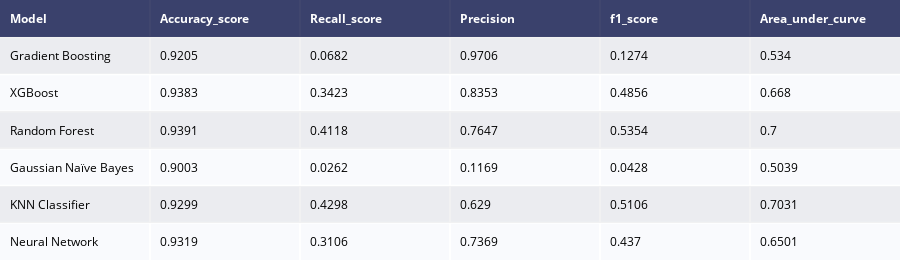

This figure's notebook cell:
### Code cell
def model_report(model,training_x,testing_x,training_y,testing_y,name) :
    model.fit(training_x,training_y)
    predictions  = model.predict(testing_x)
    accuracy     = accuracy_score(testing_y,predictions)
    recallscore  = recall_score(testing_y,predictions)
    precision    = precision_score(testing_y,predictions)
    roc_auc      = roc_auc_score(testing_y,predictions)
    f1score      = f1_score(testing_y,predictions) 
    
    df = pd.DataFrame({"Model"           : [name],
                       "Accuracy_score"  : [accuracy],
                       "Recall_score"    : [recallscore],
                       "Precision"       : [precision],
                       "f1_score"        : [f1score],
                       "Area_under_curve": [roc_auc],
                      })
    return df

#outputs for every model
model1 = model_report(gb, X_train, X_test, y_train, y_test,
                      "Gradient Boosting")
model2 = model_report(xgb, X_train, X_test, y_train, y_test,
                      "XGBoost")
model3 = model_report(rf, X_train, X_test, y_train, y_test,
                      "Random Forest")
model4 = model_report(gnb, X_train, X_test, y_train, y_test,
                      "Gaussian Naïve Bayes")
model5 = model_report(knn, X_train, X_test, y_train, y_test,
                      "KNN Classifier")
model6 = model_report(mlp, X_train, X_test, y_train, y_test,
                      "Neural Network")

#concat all models
model_performances = pd.concat([model1,model2,model3,model4,model5,model6],axis = 0).reset_index()

model_performances = model_performances.drop(columns = "index",axis =1)

table  = ff.create_table(np.round(model_performances,4))

py.iplot(table)

### Figure 1 — Plotly figure (JSON) as saved in the notebook; plotly's stock layout.template omitted (floating-point values rounded to 4 significant figures)
{"data": [{"colorscale": [[0, "#00083e"], [0.5, "#ededee"], [1, "#ffffff"]], "hoverinfo": "none", "opacity": 0.75, "showscale": false, "type": "heatmap", "z": [[0, 0, 0, 0, 0, 0], [0.5, 0.5, 0.5, 0.5, 0.5, 0.5], [1, 1, 1, 1, 1, 1], [0.5, 0.5, 0.5, 0.5, 0.5, 0.5], [1, 1, 1, 1, 1, 1], [0.5, 0.5, 0.5, 0.5, 0.5, 0.5], [1, 1, 1, 1, 1, 1]]}], "layout": {"annotations": [{"align": "left", "font": {"color": "#ffffff"}, "showarrow": false, "text": "<b>Model</b>", "x": -0.45, "xanchor": "left", "xref": "x", "y": 0, "yref": "y"}, {"align": "left", "font": {"color": "#ffffff"}, "showarrow": false, "text": "<b>Accuracy_score</b>", "x": 0.55, "xanchor": "left", "xref": "x", "y": 0, "yref": "y"}, {"align": "left", "font": {"color": "#ffffff"}, "showarrow": false, "text": "<b>Recall_score</b>", "x": 1.55, "xanchor": "left", "xref": "x", "y": 0, "yref": "y"}, {"align": "left", "font": {"color": "#ffffff"}, "showarrow": false, "text": "<b>Precision</b>", "x": 2.55, "xanchor": "left", "xref": "x", "y": 0, "yref": "y"}, {"align": "left", "font": {"color": "#ffffff"}, "showarrow": false, "text": "<b>f1_score</b>", "x": 3.55, "xanchor": "left", "xref": "x", "y": 0, "yref": "y"}, {"align": "left", "font": {"color": "#ffffff"}, "showarrow": false, "text": "<b>Area_under_curve</b>", "x": 4.55, "xanchor": "left", "xref": "x", "y": 0, "yref": "y"}, {"align": "left", "font": {"color": "#000000"}, "showarrow": false, "text": "Gradient Boosting", "x": -0.45, "xanchor": "left", "xref": "x", "y": 1, "yref": "y"}, {"align": "left", "font": {"color": "#000000"}, "showarrow": false, "text": "0.9205", "x": 0.55, "xanchor": "left", "xref": "x", "y": 1, "yref": "y"}, {"align": "left", "font": {"color": "#000000"}, "showarrow": false, "text": "0.0682", "x": 1.55, "xanchor": "left", "xref": "x", "y": 1, "yref": "y"}, {"align": "left", "font": {"color": "#000000"}, "showarrow": false, "text": "0.9706", "x": 2.55, "xanchor": "left", "xref": "x", "y": 1, "yref": "y"}, {"align": "left", "font": {"color": "#000000"}, "showarrow": false, "text": "0.1274", "x": 3.55, "xanchor": "left", "xref": "x", "y": 1, "yref": "y"}, {"align": "left", "font": {"color": "#000000"}, "showarrow": false, "text": "0.534", "x": 4.55, "xanchor": "left", "xref": "x", "y": 1, "yref": "y"}, {"align": "left", "font": {"color": "#000000"}, "showarrow": false, "text": "XGBoost", "x": -0.45, "xanchor": "left", "xref": "x", "y": 2, "yref": "y"}, {"align": "left", "font": {"color": "#000000"}, "showarrow": false, "text": "0.9383", "x": 0.55, "xanchor": "left", "xref": "x", "y": 2, "yref": "y"}, {"align": "left", "font": {"color": "#000000"}, "showarrow": false, "text": "0.3423", "x": 1.55, "xanchor": "left", "xref": "x", "y": 2, "yref": "y"}, {"align": "left", "font": {"color": "#000000"}, "showarrow": false, "text": "0.8353", "x": 2.55, "xanchor": "left", "xref": "x", "y": 2, "yref": "y"}, {"align": "left", "font": {"color": "#000000"}, "showarrow": false, "text": "0.4856", "x": 3.55, "xanchor": "left", "xref": "x", "y": 2, "yref": "y"}, {"align": "left", "font": {"color": "#000000"}, "showarrow": false, "text": "0.668", "x": 4.55, "xanchor": "left", "xref": "x", "y": 2, "yref": "y"}, {"align": "left", "font": {"color": "#000000"}, "showarrow": false, "text": "Random Forest", "x": -0.45, "xanchor": "left", "xref": "x", "y": 3, "yref": "y"}, {"align": "left", "font": {"color": "#000000"}, "showarrow": false, "text": "0.9391", "x": 0.55, "xanchor": "left", "xref": "x", "y": 3, "yref": "y"}, {"align": "left", "font": {"color": "#000000"}, "showarrow": false, "text": "0.4118", "x": 1.55, "xanchor": "left", "xref": "x", "y": 3, "yref": "y"}, {"align": "left", "font": {"color": "#000000"}, "showarrow": false, "text": "0.7647", "x": 2.55, "xanchor": "left", "xref": "x", "y": 3, "yref": "y"}, {"align": "left", "font": {"color": "#000000"}, "showarrow": false, "text": "0.5354", "x": 3.55, "xanchor": "left", "xref": "x", "y": 3, "yref": "y"}, {"align": "left", "font": {"color": "#000000"}, "showarrow": false, "text": "0.7", "x": 4.55, "xanchor": "left", "xref": "x", "y": 3, "yref": "y"}, {"align": "left", "font": {"color": "#000000"}, "showarrow": false, "text": "Gaussian Naïve Bayes", "x": -0.45, "xanchor": "left", "xref": "x", "y": 4, "yref": "y"}, {"align": "left", "font": {"color": "#000000"}, "showarrow": false, "text": "0.9003", "x": 0.55, "xanchor": "left", "xref": "x", "y": 4, "yref": "y"}, {"align": "left", "font": {"color": "#000000"}, "showarrow": false, "text": "0.0262", "x": 1.55, "xanchor": "left", "xref": "x", "y": 4, "yref": "y"}, {"align": "left", "font": {"color": "#000000"}, "showarrow": false, "text": "0.1169", "x": 2.55, "xanchor": "left", "xref": "x", "y": 4, "yref": "y"}, {"align": "left", "font": {"color": "#000000"}, "showarrow": false, "text": "0.0428", "x": 3.55, "xanchor": "left", "xref": "x", "y": 4, "yref": "y"}, {"align": "left", "font": {"color": "#000000"}, "showarrow": false, "text": "0.5039", "x": 4.55, "xanchor": "left", "xref": "x", "y": 4, "yref": "y"}, {"align": "left", "font": {"color": "#000000"}, "showarrow": false, "text": "KNN Classifier", "x": -0.45, "xanchor": "left", "xref": "x", "y": 5, "yref": "y"}, {"align": "left", "font": {"color": "#000000"}, "showarrow": false, "text": "0.9299", "x": 0.55, "xanchor": "left", "xref": "x", "y": 5, "yref": "y"}, {"align": "left", "font": {"color": "#000000"}, "showarrow": false, "text": "0.4298", "x": 1.55, "xanchor": "left", "xref": "x", "y": 5, "yref": "y"}, {"align": "left", "font": {"color": "#000000"}, "showarrow": false, "text": "0.629", "x": 2.55, "xanchor": "left", "xref": "x", "y": 5, "yref": "y"}, {"align": "left", "font": {"color": "#000000"}, "showarrow": false, "text": "0.5106", "x": 3.55, "xanchor": "left", "xref": "x", "y": 5, "yref": "y"}, {"align": "left", "font": {"color": "#000000"}, "showarrow": false, "text": "0.7031", "x": 4.55, "xanchor": "left", "xref": "x", "y": 5, "yref": "y"}, {"align": "left", "font": {"color": "#000000"}, "showarrow": false, "text": "Neural Network", "x": -0.45, "xanchor": "left", "xref": "x", "y": 6, "yref": "y"}, {"align": "left", "font": {"color": "#000000"}, "showarrow": false, "text": "0.9319", "x": 0.55, "xanchor": "left", "xref": "x", "y": 6, "yref": "y"}, {"align": "left", "font": {"color": "#000000"}, "showarrow": false, "text": "0.3106", "x": 1.55, "xanchor": "left", "xref": "x", "y": 6, "yref": "y"}, {"align": "left", "font": {"color": "#000000"}, "showarrow": false, "text": "0.7369", "x": 2.55, "xanchor": "left", "xref": "x", "y": 6, "yref": "y"}, {"align": "left", "font": {"color": "#000000"}, "showarrow": false, "text": "0.437", "x": 3.55, "xanchor": "left", "xref": "x", "y": 6, "yref": "y"}, {"align": "left", "font": {"color": "#000000"}, "showarrow": false, "text": "0.6501", "x": 4.55, "xanchor": "left", "xref": "x", "y": 6, "yref": "y"}], "height": 260, "margin": {"b": 0, "l": 0, "r": 0, "t": 0}, "xaxis": {"dtick": 1, "gridwidth": 2, "showticklabels": false, "tick0": -0.5, "ticks": "", "zeroline": false}, "yaxis": {"autorange": "reversed", "dtick": 1, "gridwidth": 2, "showticklabels": false, "tick0": 0.5, "ticks": "", "zeroline": false}}}
